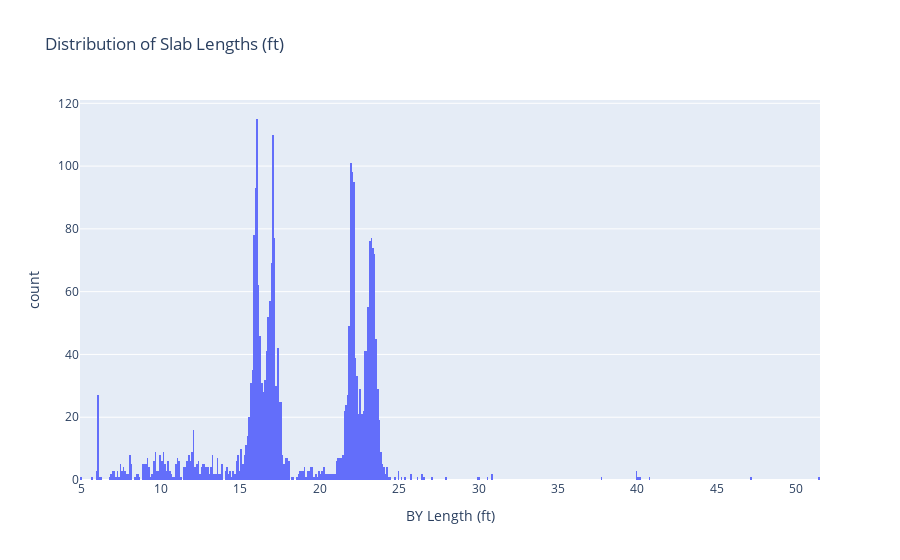

Notebook code cell kept with this figure:
### Code cell
histogram = px.histogram(df, x='BY Length (ft)', nbins=300, title='Distribution of Slab Lengths (ft)')
histogram.update_traces(xbins=dict(
    start=0,
    end=60,
    size=0.1
))

### Figure 1 — Plotly figure (JSON) as saved in the notebook; plotly's stock layout.template omitted (floating-point values rounded to 4 significant figures; data arrays with more than 128 entries replaced by an {"elided": "..."} marker saying what was removed)
{"data": [{"alignmentgroup": "True", "bingroup": "x", "hovertemplate": "BY Length (ft)=%{x}<br>count=%{y}<extra></extra>", "legendgroup": "", "marker": {"color": "#636efa", "pattern": {"shape": ""}}, "name": "", "nbinsx": 300, "offsetgroup": "", "orientation": "v", "showlegend": false, "type": "histogram", "x": {"elided": "2803 float values"}, "xaxis": "x", "xbins": {"end": 60, "size": 0.1, "start": 0}, "yaxis": "y"}], "layout": {"barmode": "relative", "legend": {"tracegroupgap": 0}, "title": {"text": "Distribution of Slab Lengths (ft)"}, "xaxis": {"anchor": "y", "domain": [0, 1], "title": {"text": "BY Length (ft)"}}, "yaxis": {"anchor": "x", "domain": [0, 1], "title": {"text": "count"}}}}
